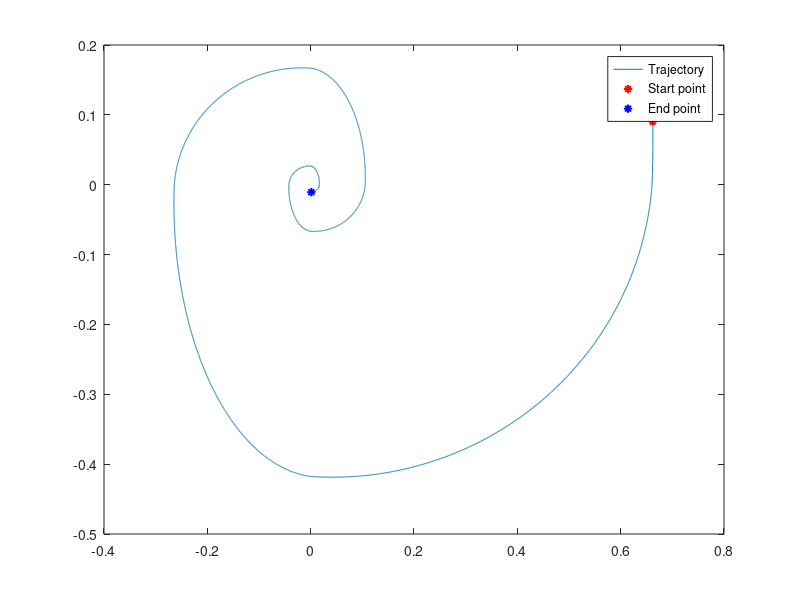

The MATLAB script that drew this image:
% This code looks at a hybrid automata where switching may leads to unstable
% behaviour

%% System characteristics
epsilon = 0.1;
% Two LTI systems dxdt = A1*x and dxdt = A2*x
A1 = [-epsilon 1;
        -2  -epsilon];
A2 = [-epsilon 2;
        -1  -epsilon];

f1 = @(t,x)(A1*x); % dxdt = f1
f2 = @(t,x)(A2*x); % dxdt = f2

%% Solver for the systems (Backward Difference)
% One step solver
dt = 0.001; % Time step
y1 = @(x)(inv(eye(2)-A1*dt)*x); % outputs the next step state for system 1
y2 = @(x)(inv(eye(2)-A2*dt)*x); % outputs the next step state for system 2
y = @(x)([y1(x) y2(x)]); % Combine the outputs

%% Solving the Hybrid Automata (Algorithm 1)
% Unstable Hybrid
% Less robust to error in state

N = 10000; % Number of iterations
x0 = -1 + 2.*rand(2,1); % Initial condition (chosen randomly)
x = x0;
X = [x]; % Storing the states in a fat matrix
n = randi(2); % The system's equations that initially are obeyed. (Chosen randomly)
Y = y(x);
for i = 1:N
    Y = y(x);
    x = Y(:,n);
    X = [X x];
    % Switching Algorithm for Unstable system
    if abs(x(1))<1e-2 % A metric to measure how close to zero the state is
        n = 2;
    elseif abs(x(2))<1e-2
        n = 1;
    else 
        n = n;
    end
end

%%
% |Comments: The algorithm is not robust because if we wanted to simulate 
% the stable hybrid system, then as as our trajectory contracts our metric
% (e.g. 1e-2) will fail to capture the switching as we would have our 
% states themselves - a order of magnitude (say) 1e-5. 
% Thus, the system will just obey one of the dynamics rather than switching.|

%%
% (!) Wrong approach but helpful for thinking
% |A possible solution: You can keep track of two step ahead trajectories. 
% Like Y = y(x) ,Yplus = y(Y), Yplus = Yplus(:,[1 4]) and now consider 
% Ydiff = Yplus-Y, Now just check if the x1 component has negative sign 
% or if x2 has negative sign. Thus, we can easily check if the trajectory 
% has crossed any of the axes.
% *It would be easier to compare Y directly to [x x], in this case a new computation is saved.|
% Just considering differences is wrong, we need to include zero 
% e.g. x(1) < 0  < y(1)
% 
% (!!) Correct Method
% we need to see products of quantities to see if anything has crossed zero


%% Solving the Hybrid Automata (Algorithm 2)
% Unstable hybrid
% More robust to error in state

N = 10000; % Number of iterations
x0 = -1 + 2.*rand(2,1); % Initial condition (chosen randomly)
x = x0;
X = [x]; % Storing the states in a fat matrix
n = randi(2); % The system's equations that initially are obeyed. (Chosen randomly)

for i = 1:N
    Y = y(x);
    prod = Y.*[x x];
    x = Y(:,n);
    X = [X x];
    % Switching Algorithm for Unstable system
    if prod(1,n) < 0 % A metric to measure if states have crossed zero
        n = 2; % Represents the dynamics followed in the loop
    elseif prod(2,n)<0
        n = 1;
    else 
        n = n;
    end
end

%% Solving the Hybrid Automata (Algorithm 3)
% Stable Hybrid

N = 10000; % Number of iterations
x0 = -1 + 2.*rand(2,1); % Initial condition (chosen randomly)
x = x0;
X = [x]; % Storing the states in a fat matrix
n = randi(2); % The system's equations that initially are obeyed. (Chosen randomly)

for i = 1:N
    Y = y(x);
    prod = Y.*[x x];
    x = Y(:,n);
    X = [X x];
    % Switching Algorithm for Unstable system
    if prod(1,n) < 0 % A metric to measure if states have crossed zero
        n = 1; % Represents the dynamics followed in the current for loop
    elseif prod(2,n)<0
        n = 2;
    else 
        n = n;
    end
end

%% Plotting the trajectory
close all
plot(X(1,:),X(2,:))
hold on
plot(x0(1),x0(2),'r*','LineWidth',1.4)
plot(x(1),x(2),'b*','LineWidth',1.4)
legend('Trajectory','Start point','End point')
